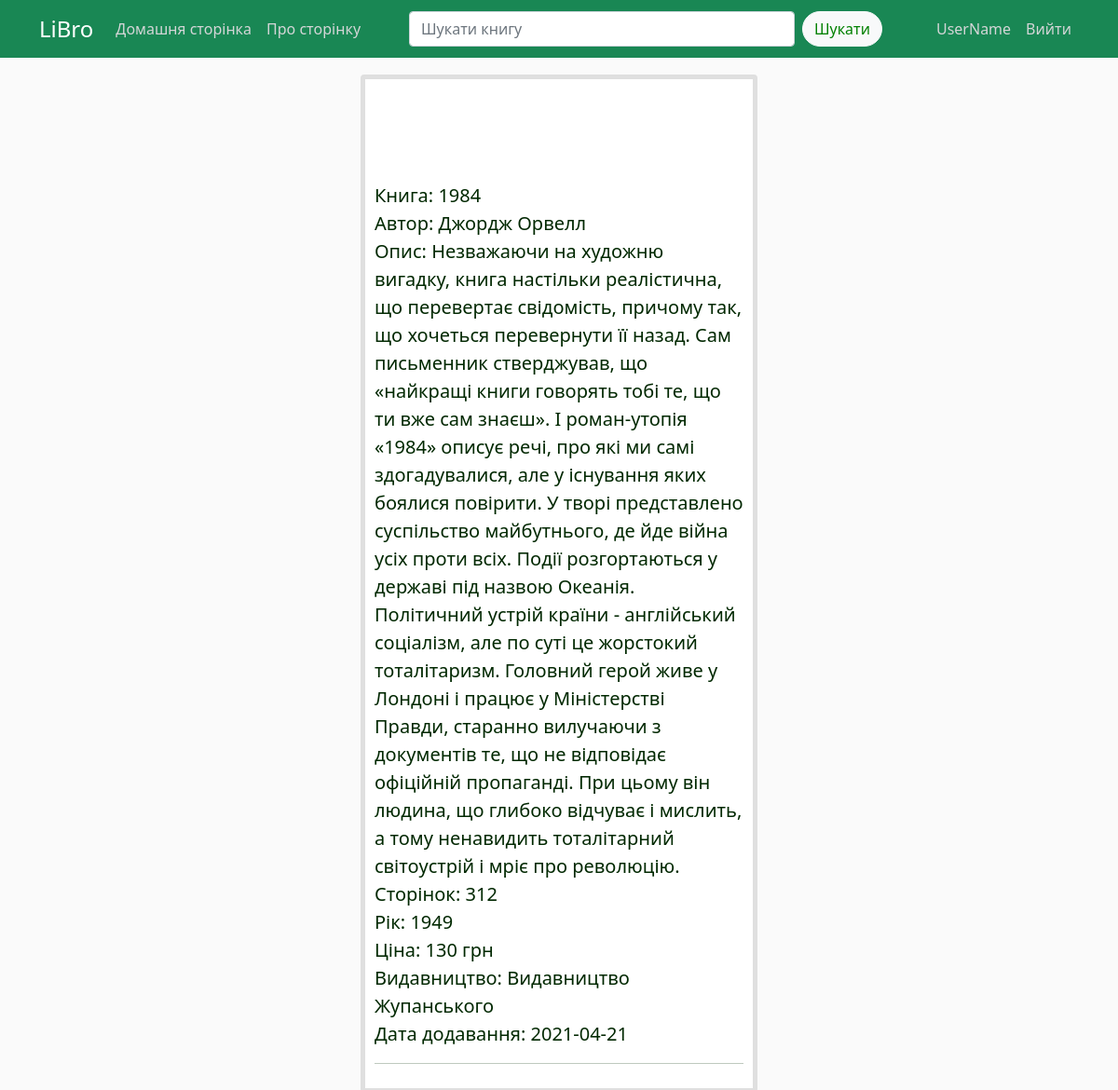
Page /book/1 (signed in) on the committed database.
### app/models.py (models this page shows)
class User(db.Model, UserMixin):
	id = db.Column(db.Integer, primary_key=True)
	user_login = db.Column(db.String(25), unique=True, nullable=False)
	user_password = db.Column(db.String(25), unique=False, nullable=False)
	user_books = db.relationship('User_books', backref='user', lazy=True)

class Books(db.Model):
	book_id = db.Column(db.Integer, primary_key=True)
	book_name = db.Column(db.String, nullable=False)
	description = db.Column(db.Text)
	page = db.Column(db.Integer)
	year = db.Column(db.Integer)
	publisher_id = db.Column(db.Integer, db.ForeignKey('publishers.publishers_id'))
	categories_id = db.Column(db.Integer, db.ForeignKey('categories.category_id'))
	user_books = db.relationship('User_books', backref='book', lazy=True)

class Authors(db.Model):
	author_id = db.Column(db.Integer, primary_key=True)
	first_name = db.Column(db.String(25), nullable=False)
	second_name = db.Column(db.String(25), nullable=False)
	book = db.relationship('Books', secondary=autor_has_books, backref=db.backref('autor'), lazy='dynamic')

class User_books(db.Model):
	user_book_id = db.Column(db.Integer, primary_key=True)
	price = db.Column(db.Integer)
	data_added = db.Column(db.Date)
	data_readed = db.Column(db.Date)
	rating = db.Column(db.INTEGER)
	rewiew = db.Column(db.Text)
	status_id = db.Column(db.Integer, db.ForeignKey('shelves.shelves_id'))
	user_id = db.Column(db.Integer, db.ForeignKey('user.id'))
	book_id = db.Column(db.Integer, db.ForeignKey('books.book_id'))

class Publishers(db.Model):
	publishers_id = db.Column(db.Integer, primary_key=True)
	publishes_name = db.Column(db.String(50), nullable=False)
	books = db.relationship('Books', backref='publisher', lazy=True)

### app/views.py (the view)
@app.route("/book/<int:user_book_id>")
@login_required
def book(user_book_id):
    book = db.session.query(User, User_books, Books, Publishers, autor_has_books, Authors#об'єднюємо таблиці
            ).filter(
                User_books.user_book_id==user_book_id
            ).filter(
                User_books.user_id==current_user.id
            ).filter(
                User.id==current_user.id
            ).filter(
                Books.book_id==User_books.book_id
            ).filter(
                Publishers.publishers_id==Books.publisher_id
            ).filter(
                Books.book_id==autor_has_books.columns.book_id
            ).filter(
                Authors.author_id==autor_has_books.columns.book_id
            ).first()
    return render_template('book.html', book=book)

### app/models.py (called while the page is built)
@login_manager.user_loader
def load_user(user_id):
    return User.query.get(int(user_id))

### app/templates/book.html
{% extends "layout.html" %}
{% block content %}
	<article class="media content-section" style="margin-top: 100px">
	    <div class="media-body">
	        <div class="article-metadata">
		        <div>Книга: {{ book.Books.book_name }}</div>
		        <div>Автор: {{ book.Authors.first_name }} {{ book.Authors.second_name }}</div>
		        <div>Опис: {{ book.Books.description }}</div>
		        <div>Сторінок: {{ book.Books.page }}</div>
		        <div>Рік: {{ book.Books.year }}</div>
		        <div>Ціна: {{ book.User_books.price }} грн</div>
		        <div>Видавництво: {{ book.Publishers.publishes_name }}</div>
		        <div>Дата додавання: {{ book.User_books.data_added.strftime('%Y-%m-%d') }}</div>
		    </div>
	    </div>
	</article>
	<hr>
{% endblock content %}

### app/templates/layout.html (shortened to what this page needs)
<!DOCTYPE html>
<html>
<head lang="en">
    <link href="https://cdn.jsdelivr.net/npm/bootstrap@5.0.0-beta2/dist/css/bootstrap.min.css" rel="stylesheet">
    <link rel="stylesheet" type="text/css" href="static/css/custom.css">
</head>
<body>
    <header>
      <nav class="navbar navbar-expand-lg navbar-dark bg-success fixed-top">
        <div class="container">
          <a class="navbar-brand fs-4" href="/">LiBro</a>
            <div class="collapse navbar-collapse fs-6" id="navbarNavDropdown">
                <ul class="navbar-nav">
                    <li class="nav-item">
                      <a class="nav-link rounded" aria-current="page" href="{{url_for('home')}}">Домашня сторінка</a>
                    </li>
                    <li class="nav-item">
                      <a class="nav-link rounded" aria-current="page" href="{{url_for('about')}}">Про сторінку</a>
                    </li>
                </ul>
            </div>
              <div class="col-6">
                <form class="d-flex">
                  <input class="form-control me-2" type="search" placeholder="Шукати книгу" aria-label="Search">
                  <button class="btn btn-light rounded-pill" type="submit">Шукати</button>
                </form>
              </div>
            <div class="navbar-nav">
              {% if current_user.is_authenticated %}
                <div class="nav-item nav-link rounded">{{ current_user.user_login }}</div>
                <a class="nav-item nav-link rounded" href="{{ url_for('logout') }}">Вийти</a>
              {% else %}
                <a class="nav-item nav-link rounded" href="{{ url_for('login') }}">Увійти</a>
                <a class="nav-item nav-link rounded" href="{{ url_for('register') }}">Зареєструватись</a>
              {% endif %}
            </div>
        </div>
      </nav>
    </header>
    <main class="container">
        <div class="card border-5 fs-5">
            {% block content %}
            {% endblock %}
        </div>
    </main>
</body>
</html>

### app/static/css/custom.css (style rules this page uses)
body { background: #fafafa; color: #002800; margin-top: 5rem; }
.navbar-nav .nav-link { color: #d4d6d7 !important; }
.btn-light { color: green !important; margin-right: 50px; }
.card { padding: 10px; }
main.container { width: 450px; }

### rows in the picture
User: user_login "UserName"
Books: Books.book_name "1984", Books.description "Незважаючи на художню вигадку, книга настільки реалістична, що перевертає свідомість, причому так, що хочеться перевернути її назад. Сам письменник стверджував, що «найкращі книги говорять тобі те, що ти вже сам знаєш». І роман-утопія «1984» описує речі, про які ми самі здогадувалися, але у існування яких боялися повірити. У творі представлено суспільство майбутнього, де йде війна усіх проти всіх. Події розгортаються у державі під назвою Океанія. Політичний устрій країни - англійський соціалізм, але по суті це жорстокий тоталітаризм. Головний герой живе у Лондоні і працює у Міністерстві Правди, старанно вилучаючи з документів те, що не відповідає офіційній пропаганді. При цьому він людина,…", Books.page "312", Books.year "1949"
Authors: Authors.first_name "Джордж", Authors.second_name "Орвелл"
User_books: User_books.price "130", User_books.data_added "2021-04-21"
Publishers: Publishers.publishes_name "Видавництво Жупанського"
